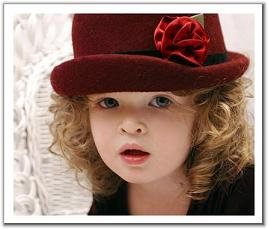
%> input picture 1.bmp, 268 x 229 px
$ octave --eval "result = negative(rgb2gray(imread('1.bmp')));"   (GNU Octave 9; MATLAB toolbox functions it lacks are replaced by stand-ins)
%> lines starting %> are read from the running program, lines starting %| are printed output that depends on the picture
function [negative] = negative(img)

[H, W] = size(img);
%> H = 229; W = 268
img = im2double(img);
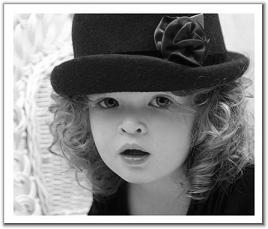
%> img: size 229x268 double; min 0, max 1, mean 0.543

negative = im2double(zeros(H,W));


    for i=1:H
        for j=1:W
            negative(i,j)= max(max(img)) - img(i,j);
        end
    end
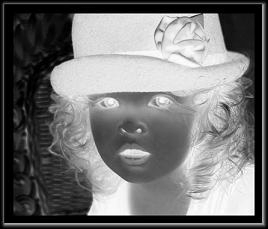
%> negative: size 229x268 double; min 0, max 1, mean 0.457

    negative = im2uint8(negative);
%> negative: size 229x268 uint8

end

$ run again, on cameraman.tif
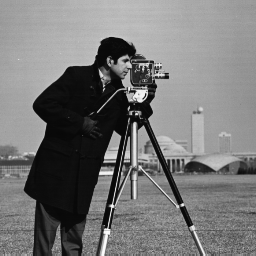
%> input picture cameraman.tif, 256 x 256 px
%> after the loop in negative, `for i=1:H`:
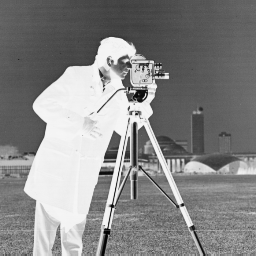
%> negative: size 256x256 double; min 0, max 0.965, mean 0.527
